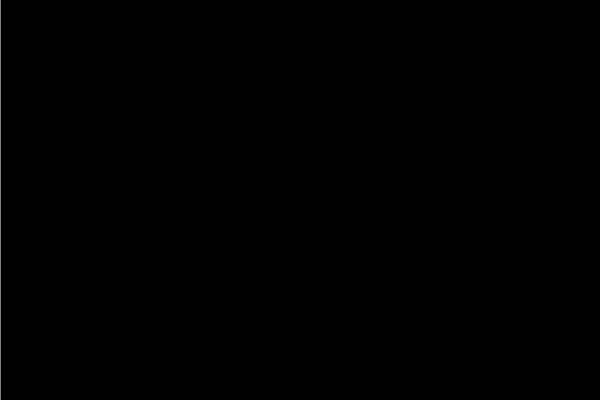
Frame 1 (no input)
Frame 60 (no input): blank canvas, image omitted
Frame 120 (the mouse pressed at the canvas centre since frame 60): blank canvas, image omitted

The p5.js sketch that drew this single still picture (run headless with seeded random() and noise() and a simulated clock; from frame 60 on, the mouse is pressed at the canvas centre):

// p5.js sketch
// ── sketch.js
var lineX = 0; 

function setup(){
  createCanvas(600, 400); 
}

function draw() {
  background(0);
  
  stroke(255); 
  line ( lineX, 0, lineX, height); 
  lineX = lineX +5; 
  if (lineX > width){
    lineX = 0; 
  }
}
